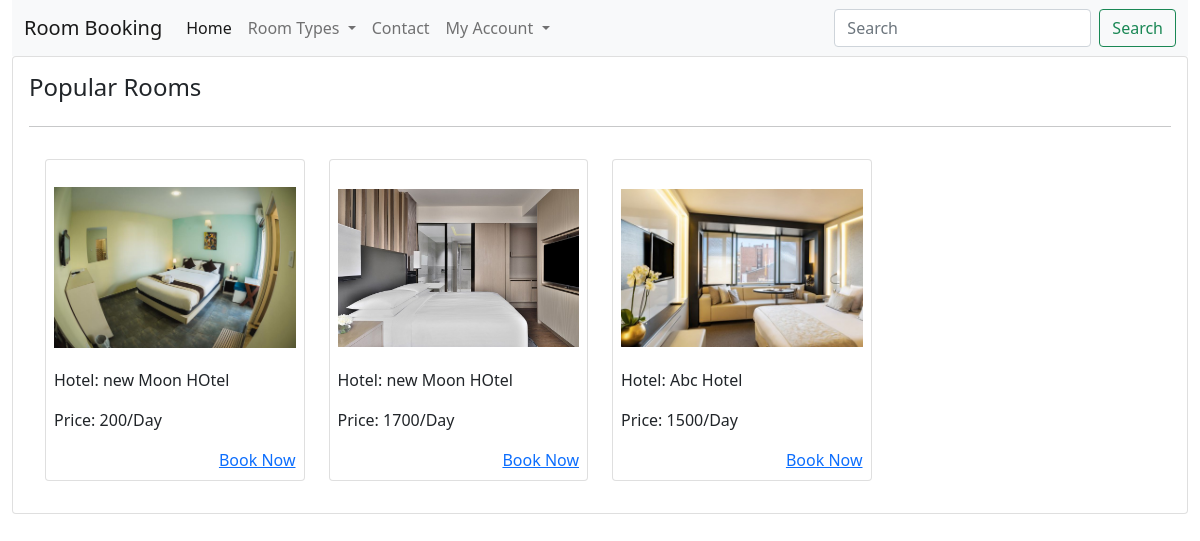
/, run on an earlier commit of the app's database.
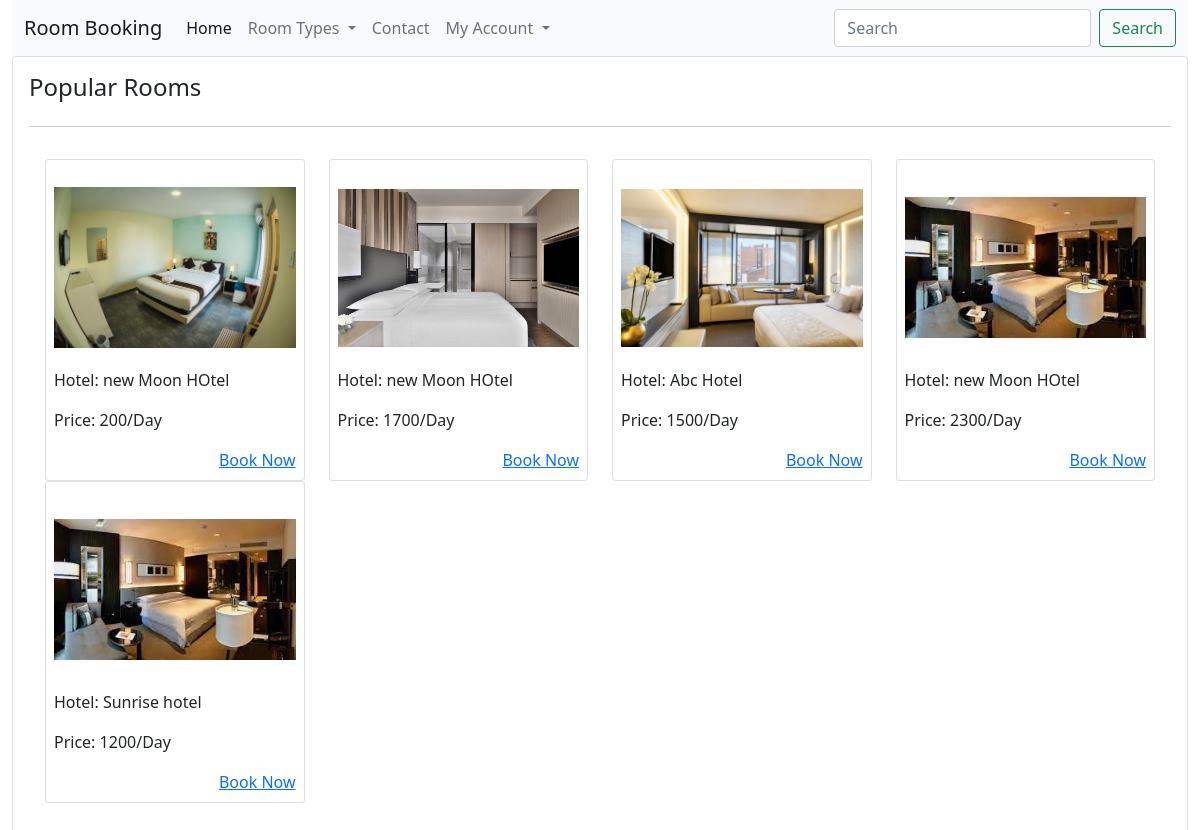
And on a later commit of the database.
### hbsapp/models.py (models this page shows, shortened)
class TimeStamp(models.Model):
    created_at = models.DateTimeField(auto_now_add=True)
    updated_at = models.DateTimeField(auto_now=True)
    class Meta:
        abstract = True

class HotelRoom(TimeStamp):
    hotel = models.ForeignKey(Hotel, on_delete=models.RESTRICT)
    room_type = models.CharField(max_length=50, choices=ROOM_TYPE)
    room_code = models.CharField(max_length=50)
    image = models.ImageField(upload_to="rooms")
    description = models.TextField()
    price = models.PositiveIntegerField()
    view_count = models.BigIntegerField(default=0)

class Hotel(TimeStamp):
    name = models.CharField(max_length=200)
    image = models.ImageField(upload_to="hotels", null=True, blank=True)
    address = models.CharField(max_length=200)
    contact = models.CharField(max_length=200)
    email = models.EmailField(unique=True)

### hbsapp/views.py (the view)
# urls.py: path("", ClientHomeView.as_view(), name="clienthome"),
class ClientHomeView(ClientMixin, View):
    def get(self, request, *args, **kwargs):
        context = self.context
        context["popular_rooms"] = HotelRoom.objects.order_by("-view_count")
        return render(request, "clienttemplates/clienthome.html", context)

### hbsapp/views.py (called while the page is built)
    def dispatch(self, request, *args, **kwargs):
        self.context = {
            "roomtypes": ROOM_TYPE
        }
        return super(ClientMixin, self).dispatch(request, *args, **kwargs)

### templates/clienttemplates/clienthome.html (shortened to what this page needs)
{% extends 'clienttemplates/clientbase.html' %}
{% load static %}
{% block content %}
<section>
    <div class="row">
        <div class="col-md-12">
            <div class="card p-3">
                <div class="card-head">
                    <h4>Popular Rooms</h4>
                </div>
                <hr>
                <div class="card-body">
                    <div class="row">
                        {% for room in popular_rooms %}
                        <div class="col-md-3">
                            <div class="card p-2 item" style="cursor: pointer;" data-url="{% url 'hbsapp:clientroomdetail' room.room_code room.id %}">
                                <img src="{{room.image.url}}" class="img-fluid" style="height: 200px; object-fit: contain;" alt="">
                                <p>Hotel: {{room.hotel.name}}</p>
                                <p>Price: {{room.price}}/Day</p>
                                <a href="{% url 'hbsapp:clientroomdetail' room.room_code room.id %}" class="text-end">Book Now</a>
                            </div>
                        </div>
                        {% endfor %}
                    </div>
                </div>
            </div>
        </div>
    </div>
</section>
{% endblock %}

### templates/clienttemplates/clientbase.html (shortened to what this page needs)
{% load static %}
<!DOCTYPE html>
<html lang="en">
<head>
    <link href="https://cdn.jsdelivr.net/npm/bootstrap@5.0.0-beta3/dist/css/bootstrap.min.css" rel="stylesheet">
</head>
<body class="container-fluid">
    <nav class="navbar navbar-expand-lg navbar-light bg-light">
        <div class="container-fluid">
            <a class="navbar-brand" href="{% url 'hbsapp:clienthome' %}">Room Booking</a>
            <div class="collapse navbar-collapse" id="navbarSupportedContent">
                <ul class="navbar-nav me-auto mb-2 mb-lg-0">
                    <li class="nav-item">
                        <a class="nav-link active" aria-current="page" href="{% url 'hbsapp:clienthome' %}">Home</a>
                    </li>
                    <li class="nav-item dropdown">
                        <a class="nav-link dropdown-toggle" href="#" id="navbarDropdown" role="button"
                            data-bs-toggle="dropdown" aria-expanded="false">
                            Room Types
                        </a>
                    </li>
                    <li class="nav-item">
                        <a class="nav-link" href="{% url 'hbsapp:clienthome' %}">Contact</a>
                    </li>
                    <li class="nav-item dropdown">
                        <a class="nav-link dropdown-toggle" href="#" id="navbarDropdown" role="button"
                            data-bs-toggle="dropdown" aria-expanded="false">
                            My Account
                        </a>
                    </li>
                </ul>
                <form class="d-flex">
                    <input class="form-control me-2" type="search" placeholder="Search" aria-label="Search">
                    <button class="btn btn-outline-success" type="submit">Search</button>
                </form>
            </div>
        </div>
    </nav>
    {% block content %}
    {% endblock %}
</body>
</html>

What changed in the data, as far as the page shows it:
added HotelRoom: image (picture), hotel.name "new Moon HOtel", price "2300"
added HotelRoom: image (picture), hotel.name "Sunrise hotel", price "1200"
